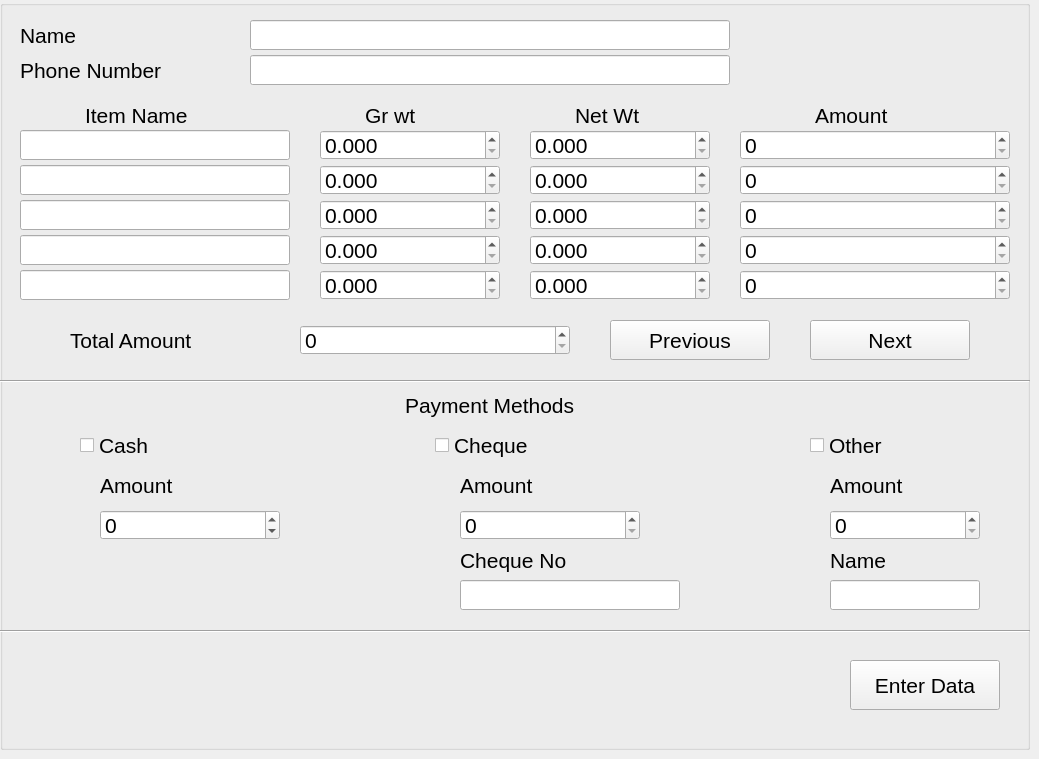
    <widget class="QWidget" name="Silver_Purchase">
     <widget class="QGroupBox" name="groupBox_7">
      <property name="geometry">
       <rect>
        <x>0</x>
        <y>0</y>
        <width>1030</width>
        <height>750</height>
       </rect>
      </property>
      <property name="font">
       <font>
        <pointsize>16</pointsize>
       </font>
      </property>
      <property name="title">
       <string/>
      </property>
      <widget class="QLabel" name="label_148">
       <property name="geometry">
        <rect>
         <x>20</x>
         <y>20</y>
         <width>80</width>
         <height>30</height>
        </rect>
       </property>
       <property name="text">
        <string>Name</string>
       </property>
      </widget>
      <widget class="QLineEdit" name="SP_Name">
       <property name="geometry">
        <rect>
         <x>250</x>
         <y>20</y>
         <width>480</width>
         <height>30</height>
        </rect>
       </property>
      </widget>
      <widget class="QLabel" name="label_149">
       <property name="geometry">
        <rect>
         <x>20</x>
         <y>55</y>
         <width>190</width>
         <height>30</height>
        </rect>
       </property>
       <property name="text">
        <string>Phone Number</string>
       </property>
      </widget>
      <widget class="QLineEdit" name="SP_phnum">
       <property name="geometry">
        <rect>
         <x>250</x>
         <y>55</y>
         <width>480</width>
         <height>30</height>
        </rect>
       </property>
      </widget>
      <widget class="QLabel" name="label_150">
       <property name="geometry">
        <rect>
         <x>85</x>
         <y>100</y>
         <width>140</width>
         <height>31</height>
        </rect>
       </property>
       <property name="text">
        <string>Item Name</string>
       </property>
      </widget>
      <widget class="QLineEdit" name="SP_Itemname">
       <property name="geometry">
        <rect>
         <x>20</x>
         <y>130</y>
         <width>270</width>
         <height>30</height>
        </rect>
       </property>
      </widget>
      <widget class="QLabel" name="label_151">
       <property name="geometry">
        <rect>
         <x>365</x>
         <y>100</y>
         <width>90</width>
         <height>30</height>
        </rect>
       </property>
       <property name="text">
        <string>Gr wt</string>
       </property>
      </widget>
      <widget class="QDoubleSpinBox" name="SP_grwt">
       <property name="geometry">
        <rect>
         <x>320</x>
         <y>130</y>
         <width>180</width>
         <height>30</height>
        </rect>
       </property>
       <property name="decimals">
        <number>3</number>
       </property>
       <property name="maximum">
        <double>999.999000000000024</double>
       </property>
      </widget>
      <widget class="QLabel" name="label_152">
       <property name="geometry">
        <rect>
         <x>575</x>
         <y>100</y>
         <width>90</width>
         <height>30</height>
        </rect>
       </property>
       <property name="text">
        <string>Net Wt</string>
       </property>
      </widget>
      <widget class="QDoubleSpinBox" name="SP_ntwt">
       <property name="geometry">
        <rect>
         <x>530</x>
         <y>130</y>
         <width>180</width>
         <height>30</height>
        </rect>
       </property>
       <property name="decimals">
        <number>3</number>
       </property>
       <property name="maximum">
        <double>999.999000000000024</double>
       </property>
      </widget>
      <widget class="QLabel" name="label_153">
       <property name="geometry">
        <rect>
         <x>815</x>
         <y>100</y>
         <width>120</width>
         <height>30</height>
        </rect>
       </property>
       <property name="text">
        <string>Amount</string>
       </property>
      </widget>
      <widget class="QSpinBox" name="SP_Amount">
       <property name="geometry">
        <rect>
         <x>740</x>
         <y>130</y>
         <width>270</width>
         <height>30</height>
        </rect>
       </property>
       <property name="maximum">
        <number>9999999</number>
       </property>
      </widget>
      <widget class="QPushButton" name="SP_next">
       <property name="geometry">
        <rect>
         <x>810</x>
         <y>320</y>
         <width>160</width>
         <height>40</height>
        </rect>
       </property>
       <property name="text">
        <string>Next</string>
       </property>
      </widget>
      <widget class="QPushButton" name="SP_previous">
       <property name="geometry">
        <rect>
         <x>610</x>
         <y>320</y>
         <width>160</width>
         <height>40</height>
        </rect>
       </property>
       <property name="text">
        <string>Previous</string>
       </property>
      </widget>
      <widget class="QSpinBox" name="SP_total">
       <property name="geometry">
        <rect>
         <x>300</x>
         <y>325</y>
         <width>270</width>
         <height>30</height>
        </rect>
       </property>
       <property name="maximum">
        <number>9999999</number>
       </property>
      </widget>
      <widget class="QLabel" name="label_154">
       <property name="geometry">
        <rect>
         <x>70</x>
         <y>325</y>
         <width>180</width>
         <height>30</height>
        </rect>
       </property>
       <property name="text">
        <string>Total Amount</string>
       </property>
      </widget>
      <widget class="Line" name="line_39">
       <property name="geometry">
        <rect>
         <x>0</x>
         <y>380</y>
         <width>1030</width>
         <height>3</height>
        </rect>
       </property>
       <property name="orientation">
        <enum>Qt::Horizontal</enum>
       </property>
      </widget>
      <widget class="QLabel" name="label_155">
       <property name="geometry">
        <rect>
         <x>405</x>
         <y>390</y>
         <width>220</width>
         <height>30</height>
        </rect>
       </property>
       <property name="text">
        <string>Payment Methods</string>
       </property>
      </widget>
      <widget class="QCheckBox" name="SP_Cash">
       <property name="geometry">
        <rect>
         <x>80</x>
         <y>430</y>
         <width>80</width>
         <height>30</height>
        </rect>
       </property>
       <property name="text">
        <string>Cash</string>
       </property>
      </widget>
      <widget class="QSpinBox" name="Cash_7">
       <property name="geometry">
        <rect>
         <x>100</x>
         <y>510</y>
         <width>180</width>
         <height>30</height>
        </rect>
       </property>
       <property name="minimum">
        <number>-9999999</number>
       </property>
       <property name="maximum">
        <number>9999999</number>
       </property>
      </widget>
      <widget class="QLabel" name="label_156">
       <property name="geometry">
        <rect>
         <x>100</x>
         <y>470</y>
         <width>120</width>
         <height>30</height>
        </rect>
       </property>
       <property name="text">
        <string>Amount</string>
       </property>
      </widget>
      <widget class="QCheckBox" name="SP_Cheque">
       <property name="geometry">
        <rect>
         <x>435</x>
         <y>430</y>
         <width>150</width>
         <height>30</height>
        </rect>
       </property>
       <property name="text">
        <string>Cheque</string>
       </property>
      </widget>
      <widget class="QLabel" name="label_157">
       <property name="geometry">
        <rect>
         <x>460</x>
         <y>470</y>
         <width>110</width>
         <height>30</height>
        </rect>
       </property>
       <property name="text">
        <string>Amount</string>
       </property>
      </widget>
      <widget class="QSpinBox" name="Cheque_7">
       <property name="geometry">
        <rect>
         <x>460</x>
         <y>510</y>
         <width>180</width>
         <height>30</height>
        </rect>
       </property>
       <property name="maximum">
        <number>9999999</number>
       </property>
      </widget>
      <widget class="QCheckBox" name="SP_Other">
       <property name="geometry">
        <rect>
         <x>810</x>
         <y>430</y>
         <width>140</width>
         <height>30</height>
        </rect>
       </property>
       <property name="text">
        <string>Other</string>
       </property>
      </widget>
      <widget class="QLabel" name="label_158">
       <property name="geometry">
        <rect>
         <x>830</x>
         <y>545</y>
         <width>70</width>
         <height>30</height>
        </rect>
       </property>
       <property name="text">
        <string>Name</string>
       </property>
      </widget>
      <widget class="QLabel" name="label_159">
       <property name="geometry">
        <rect>
         <x>830</x>
         <y>470</y>
         <width>110</width>
         <height>30</height>
        </rect>
       </property>
       <property name="text">
        <string>Amount</string>
       </property>
      </widget>
      <widget class="QLineEdit" name="Other_Name_2">
       <property name="geometry">
        <rect>
         <x>830</x>
         <y>580</y>
         <width>150</width>
         <height>30</height>
        </rect>
       </property>
      </widget>
      <widget class="QSpinBox" name="Other_Amount_2">
       <property name="geometry">
        <rect>
         <x>830</x>
         <y>510</y>
         <width>150</width>
         <height>30</height>
        </rect>
       </property>
       <property name="maximum">
        <number>9999999</number>
       </property>
      </widget>
      <widget class="QLabel" name="label_160">
       <property name="geometry">
        <rect>
         <x>460</x>
         <y>545</y>
         <width>140</width>
         <height>30</height>
        </rect>
       </property>
       <property name="text">
        <string>Cheque No</string>
       </property>
      </widget>
      <widget class="QLineEdit" name="ChequeNo_7">
       <property name="geometry">
        <rect>
         <x>460</x>
         <y>580</y>
         <width>220</width>
         <height>30</height>
        </rect>
       </property>
      </widget>
      <widget class="Line" name="line_40">
       <property name="geometry">
        <rect>
         <x>0</x>
         <y>630</y>
         <width>1030</width>
         <height>3</height>
        </rect>
       </property>
       <property name="orientation">
        <enum>Qt::Horizontal</enum>
       </property>
      </widget>
      <widget class="QPushButton" name="Data_Entry_button_8">
       <property name="geometry">
        <rect>
         <x>850</x>
         <y>660</y>
         <width>150</width>
         <height>50</height>
        </rect>
       </property>
       <property name="text">
        <string>Enter Data</string>
       </property>
      </widget>
      <widget class="QDoubleSpinBox" name="SP_grwt_2">
       <property name="geometry">
        <rect>
         <x>320</x>
         <y>165</y>
         <width>180</width>
         <height>30</height>
        </rect>
       </property>
       <property name="decimals">
        <number>3</number>
       </property>
       <property name="maximum">
        <double>999.999000000000024</double>
       </property>
      </widget>
      <widget class="QLineEdit" name="SP_Itemname_2">
       <property name="geometry">
        <rect>
         <x>20</x>
         <y>165</y>
         <width>270</width>
         <height>30</height>
        </rect>
       </property>
      </widget>
      <widget class="QSpinBox" name="SP_Amount_2">
       <property name="geometry">
        <rect>
         <x>740</x>
         <y>165</y>
         <width>270</width>
         <height>30</height>
        </rect>
       </property>
       <property name="maximum">
        <number>9999999</number>
       </property>
      </widget>
      <widget class="QDoubleSpinBox" name="SP_ntwt_2">
       <property name="geometry">
        <rect>
         <x>530</x>
         <y>165</y>
         <width>180</width>
         <height>30</height>
        </rect>
       </property>
       <property name="decimals">
        <number>3</number>
       </property>
       <property name="maximum">
        <double>999.999000000000024</double>
       </property>
      </widget>
      <widget class="QDoubleSpinBox" name="SP_grwt_3">
       <property name="geometry">
        <rect>
         <x>320</x>
         <y>200</y>
         <width>180</width>
         <height>30</height>
        </rect>
       </property>
       <property name="decimals">
        <number>3</number>
       </property>
       <property name="maximum">
        <double>999.999000000000024</double>
       </property>
      </widget>
      <widget class="QLineEdit" name="SP_Itemname_3">
       <property name="geometry">
        <rect>
         <x>20</x>
         <y>200</y>
         <width>270</width>
         <height>30</height>
        </rect>
       </property>
      </widget>
      <widget class="QSpinBox" name="SP_Amount_3">
       <property name="geometry">
        <rect>
         <x>740</x>
         <y>200</y>
         <width>270</width>
         <height>30</height>
        </rect>
       </property>
       <property name="maximum">
        <number>9999999</number>
       </property>
      </widget>
      <widget class="QDoubleSpinBox" name="SP_ntwt_3">
       <property name="geometry">
        <rect>
         <x>530</x>
         <y>200</y>
         <width>180</width>
         <height>30</height>
        </rect>
       </property>
       <property name="decimals">
        <number>3</number>
       </property>
       <property name="maximum">
        <double>999.999000000000024</double>
       </property>
      </widget>
      <widget class="QDoubleSpinBox" name="SP_grwt_4">
       <property name="geometry">
        <rect>
         <x>320</x>
         <y>235</y>
         <width>180</width>
         <height>30</height>
        </rect>
       </property>
       <property name="decimals">
        <number>3</number>
       </property>
       <property name="maximum">
        <double>999.999000000000024</double>
       </property>
      </widget>
      <widget class="QLineEdit" name="SP_Itemname_4">
       <property name="geometry">
        <rect>
         <x>20</x>
         <y>235</y>
         <width>270</width>
         <height>30</height>
        </rect>
       </property>
      </widget>
      <widget class="QSpinBox" name="SP_Amount_4">
       <property name="geometry">
        <rect>
         <x>740</x>
         <y>235</y>
         <width>270</width>
         <height>30</height>
        </rect>
       </property>
       <property name="maximum">
        <number>9999999</number>
       </property>
      </widget>
      <widget class="QDoubleSpinBox" name="SP_ntwt_4">
       <property name="geometry">
        <rect>
         <x>530</x>
         <y>235</y>
         <width>180</width>
         <height>30</height>
        </rect>
       </property>
       <property name="decimals">
        <number>3</number>
       </property>
       <property name="maximum">
        <double>999.999000000000024</double>
       </property>
      </widget>
      <widget class="QDoubleSpinBox" name="SP_grwt_5">
       <property name="geometry">
        <rect>
         <x>320</x>
         <y>270</y>
         <width>180</width>
         <height>30</height>
        </rect>
       </property>
       <property name="decimals">
        <number>3</number>
       </property>
       <property name="maximum">
        <double>999.999000000000024</double>
       </property>
      </widget>
      <widget class="QLineEdit" name="SP_Itemname_5">
       <property name="geometry">
        <rect>
         <x>20</x>
         <y>270</y>
         <width>270</width>
         <height>30</height>
        </rect>
       </property>
      </widget>
      <widget class="QSpinBox" name="SP_Amount_5">
       <property name="geometry">
        <rect>
         <x>740</x>
         <y>270</y>
         <width>270</width>
         <height>30</height>
        </rect>
       </property>
       <property name="maximum">
        <number>9999999</number>
       </property>
      </widget>
      <widget class="QDoubleSpinBox" name="SP_ntwt_5">
       <property name="geometry">
        <rect>
         <x>530</x>
         <y>270</y>
         <width>180</width>
         <height>30</height>
        </rect>
       </property>
       <property name="decimals">
        <number>3</number>
       </property>
       <property name="maximum">
        <double>999.999000000000024</double>
       </property>
      </widget>
     </widget>
    </widget>
